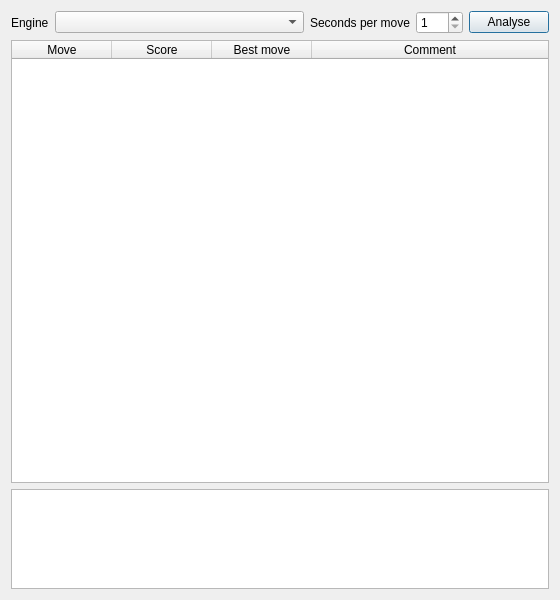
<?xml version="1.0" encoding="UTF-8"?>
<ui version="4.0">
 <class>AnalysisDialog</class>
 <widget class="QDialog" name="AnalysisDialog">
  <property name="geometry">
   <rect>
    <x>0</x>
    <y>0</y>
    <width>560</width>
    <height>600</height>
   </rect>
  </property>
  <property name="windowTitle">
   <string>Game Analysis</string>
  </property>
  <layout class="QVBoxLayout" name="verticalLayout">
   <item>
    <layout class="QHBoxLayout" name="horizontalLayout">
     <item>
      <widget class="QLabel" name="engineLabel">
       <property name="text">
        <string>Engine</string>
       </property>
      </widget>
     </item>
     <item>
      <widget class="QComboBox" name="engineBox">
       <property name="sizePolicy">
        <sizepolicy hsizetype="Expanding" vsizetype="Fixed">
         <horstretch>0</horstretch>
         <verstretch>0</verstretch>
        </sizepolicy>
       </property>
      </widget>
     </item>
     <item>
      <widget class="QLabel" name="timeLabel">
       <property name="text">
        <string>Seconds per move</string>
       </property>
      </widget>
     </item>
     <item>
      <widget class="QSpinBox" name="timeBox">
       <property name="minimum">
        <number>1</number>
       </property>
       <property name="maximum">
        <number>600</number>
       </property>
       <property name="value">
        <number>1</number>
       </property>
      </widget>
     </item>
     <item>
      <widget class="QPushButton" name="analyseButton">
       <property name="text">
        <string>Analyse</string>
       </property>
      </widget>
     </item>
    </layout>
   </item>
   <item>
    <widget class="QTableWidget" name="resultTable">
     <property name="editTriggers">
      <set>QAbstractItemView::EditTrigger::NoEditTriggers</set>
     </property>
     <property name="selectionBehavior">
      <enum>QAbstractItemView::SelectionBehavior::SelectRows</enum>
     </property>
     <attribute name="horizontalHeaderStretchLastSection">
      <bool>true</bool>
     </attribute>
     <column>
      <property name="text">
       <string>Move</string>
      </property>
     </column>
     <column>
      <property name="text">
       <string>Score</string>
      </property>
     </column>
     <column>
      <property name="text">
       <string>Best move</string>
      </property>
     </column>
     <column>
      <property name="text">
       <string>Comment</string>
      </property>
     </column>
    </widget>
   </item>
   <item>
    <widget class="QTextEdit" name="engineOutput">
     <property name="maximumSize">
      <size>
       <width>16777215</width>
       <height>100</height>
      </size>
     </property>
     <property name="readOnly">
      <bool>true</bool>
     </property>
    </widget>
   </item>
  </layout>
 </widget>
 <resources/>
 <connections/>
</ui>
